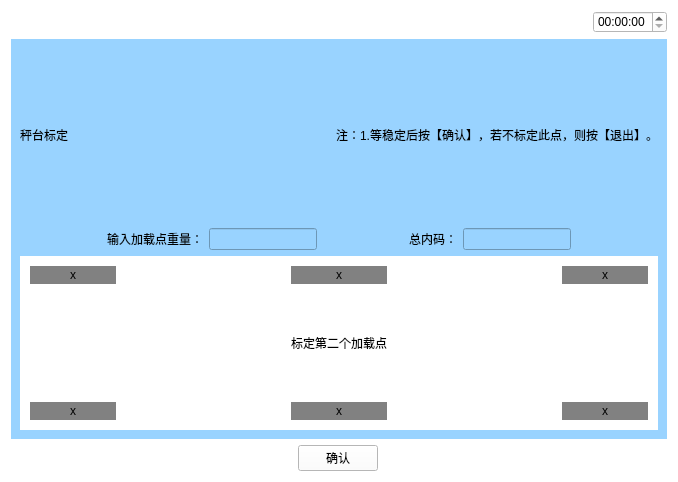
<?xml version="1.0" encoding="UTF-8"?>
<ui version="4.0">
 <class>Biaoding_2</class>
 <widget class="QWidget" name="Biaoding_2">
  <property name="geometry">
   <rect>
    <x>0</x>
    <y>0</y>
    <width>678</width>
    <height>482</height>
   </rect>
  </property>
  <property name="windowTitle">
   <string>Form</string>
  </property>
  <property name="styleSheet">
   <string notr="true">background-color: rgb(255, 255, 255);</string>
  </property>
  <layout class="QVBoxLayout" name="verticalLayout_3" stretch="1,5,1">
   <item>
    <layout class="QHBoxLayout" name="horizontalLayout_5">
     <item>
      <widget class="QPushButton" name="pushButton">
       <property name="text">
        <string/>
       </property>
       <property name="icon">
        <iconset resource="myimages.qrc">
         <normaloff>:/image/images/4g.png</normaloff>:/image/images/4g.png</iconset>
       </property>
       <property name="flat">
        <bool>true</bool>
       </property>
      </widget>
     </item>
     <item>
      <widget class="QPushButton" name="pushButton_2">
       <property name="text">
        <string/>
       </property>
       <property name="icon">
        <iconset resource="myimages.qrc">
         <normaloff>:/image/images/wireless.svg</normaloff>:/image/images/wireless.svg</iconset>
       </property>
       <property name="flat">
        <bool>true</bool>
       </property>
      </widget>
     </item>
     <item>
      <widget class="QPushButton" name="pushButton_3">
       <property name="text">
        <string/>
       </property>
       <property name="icon">
        <iconset resource="myimages.qrc">
         <normaloff>:/image/images/bl.svg</normaloff>:/image/images/bl.svg</iconset>
       </property>
       <property name="flat">
        <bool>true</bool>
       </property>
      </widget>
     </item>
     <item>
      <widget class="QPushButton" name="pushButton_4">
       <property name="text">
        <string/>
       </property>
       <property name="icon">
        <iconset resource="myimages.qrc">
         <normaloff>:/image/images/locate.svg</normaloff>:/image/images/locate.svg</iconset>
       </property>
       <property name="flat">
        <bool>true</bool>
       </property>
      </widget>
     </item>
     <item>
      <spacer name="horizontalSpacer_4">
       <property name="orientation">
        <enum>Qt::Horizontal</enum>
       </property>
       <property name="sizeHint" stdset="0">
        <size>
         <width>40</width>
         <height>20</height>
        </size>
       </property>
      </spacer>
     </item>
     <item>
      <widget class="QTimeEdit" name="timeEdit_2"/>
     </item>
    </layout>
   </item>
   <item>
    <widget class="QWidget" name="widget" native="true">
     <property name="sizePolicy">
      <sizepolicy hsizetype="Preferred" vsizetype="Preferred">
       <horstretch>0</horstretch>
       <verstretch>0</verstretch>
      </sizepolicy>
     </property>
     <property name="contextMenuPolicy">
      <enum>Qt::DefaultContextMenu</enum>
     </property>
     <property name="styleSheet">
      <string notr="true">background-color: rgb(153, 211, 255);</string>
     </property>
     <layout class="QVBoxLayout" name="verticalLayout_2">
      <item>
       <layout class="QHBoxLayout" name="horizontalLayout">
        <item>
         <widget class="QLabel" name="label">
          <property name="text">
           <string>秤台标定</string>
          </property>
         </widget>
        </item>
        <item>
         <spacer name="horizontalSpacer">
          <property name="orientation">
           <enum>Qt::Horizontal</enum>
          </property>
          <property name="sizeHint" stdset="0">
           <size>
            <width>40</width>
            <height>20</height>
           </size>
          </property>
         </spacer>
        </item>
        <item>
         <layout class="QVBoxLayout" name="verticalLayout">
          <item>
           <widget class="QLabel" name="label_3">
            <property name="text">
             <string>注：1.等稳定后按【确认】，若不标定此点，则按【退出】。</string>
            </property>
            <property name="alignment">
             <set>Qt::AlignLeading|Qt::AlignLeft|Qt::AlignVCenter</set>
            </property>
           </widget>
          </item>
         </layout>
        </item>
       </layout>
      </item>
      <item>
       <layout class="QHBoxLayout" name="horizontalLayout_3">
        <item>
         <spacer name="horizontalSpacer_6">
          <property name="orientation">
           <enum>Qt::Horizontal</enum>
          </property>
          <property name="sizeHint" stdset="0">
           <size>
            <width>40</width>
            <height>20</height>
           </size>
          </property>
         </spacer>
        </item>
        <item>
         <widget class="QLabel" name="label_8">
          <property name="text">
           <string>输入加载点重量：</string>
          </property>
         </widget>
        </item>
        <item>
         <widget class="QLineEdit" name="lineEdit"/>
        </item>
        <item>
         <spacer name="horizontalSpacer_5">
          <property name="orientation">
           <enum>Qt::Horizontal</enum>
          </property>
          <property name="sizeHint" stdset="0">
           <size>
            <width>40</width>
            <height>20</height>
           </size>
          </property>
         </spacer>
        </item>
        <item>
         <widget class="QLabel" name="label_9">
          <property name="text">
           <string>总内码：</string>
          </property>
         </widget>
        </item>
        <item>
         <widget class="QLineEdit" name="lineEdit_2"/>
        </item>
        <item>
         <spacer name="horizontalSpacer_7">
          <property name="orientation">
           <enum>Qt::Horizontal</enum>
          </property>
          <property name="sizeHint" stdset="0">
           <size>
            <width>40</width>
            <height>20</height>
           </size>
          </property>
         </spacer>
        </item>
       </layout>
      </item>
      <item>
       <widget class="QWidget" name="widget_2" native="true">
        <property name="sizePolicy">
         <sizepolicy hsizetype="Preferred" vsizetype="Preferred">
          <horstretch>0</horstretch>
          <verstretch>0</verstretch>
         </sizepolicy>
        </property>
        <property name="styleSheet">
         <string notr="true">background-color: rgb(255, 255, 255);</string>
        </property>
        <layout class="QGridLayout" name="gridLayout">
         <property name="horizontalSpacing">
          <number>175</number>
         </property>
         <property name="verticalSpacing">
          <number>50</number>
         </property>
         <property name="margin">
          <number>10</number>
         </property>
         <item row="0" column="0">
          <widget class="QLabel" name="label_4">
           <property name="styleSheet">
            <string notr="true">background-color: rgb(129, 129, 129);</string>
           </property>
           <property name="text">
            <string>x</string>
           </property>
           <property name="alignment">
            <set>Qt::AlignCenter</set>
           </property>
          </widget>
         </item>
         <item row="0" column="1">
          <widget class="QLabel" name="label_10">
           <property name="styleSheet">
            <string notr="true">background-color: rgb(129, 129, 129);</string>
           </property>
           <property name="text">
            <string>x</string>
           </property>
           <property name="alignment">
            <set>Qt::AlignCenter</set>
           </property>
          </widget>
         </item>
         <item row="0" column="2">
          <widget class="QLabel" name="label_12">
           <property name="styleSheet">
            <string notr="true">background-color: rgb(129, 129, 129);</string>
           </property>
           <property name="text">
            <string>x</string>
           </property>
           <property name="alignment">
            <set>Qt::AlignCenter</set>
           </property>
          </widget>
         </item>
         <item row="2" column="0">
          <widget class="QLabel" name="label_5">
           <property name="styleSheet">
            <string notr="true">background-color: rgb(129, 129, 129);</string>
           </property>
           <property name="text">
            <string>x</string>
           </property>
           <property name="alignment">
            <set>Qt::AlignCenter</set>
           </property>
          </widget>
         </item>
         <item row="2" column="1">
          <widget class="QLabel" name="label_7">
           <property name="styleSheet">
            <string notr="true">background-color: rgb(129, 129, 129);</string>
           </property>
           <property name="text">
            <string>x</string>
           </property>
           <property name="alignment">
            <set>Qt::AlignCenter</set>
           </property>
          </widget>
         </item>
         <item row="2" column="2">
          <widget class="QLabel" name="label_11">
           <property name="styleSheet">
            <string notr="true">background-color: rgb(129, 129, 129);</string>
           </property>
           <property name="text">
            <string>x</string>
           </property>
           <property name="alignment">
            <set>Qt::AlignCenter</set>
           </property>
          </widget>
         </item>
         <item row="1" column="1">
          <widget class="QLabel" name="label_2">
           <property name="text">
            <string>标定第二个加载点</string>
           </property>
          </widget>
         </item>
        </layout>
       </widget>
      </item>
     </layout>
    </widget>
   </item>
   <item>
    <layout class="QHBoxLayout" name="horizontalLayout_2">
     <item>
      <widget class="QPushButton" name="returnIndex">
       <property name="font">
        <font>
         <family>AR PL UMing TW MBE</family>
        </font>
       </property>
       <property name="styleSheet">
        <string notr="true">border-image: url(:/image/images/index.svg);</string>
       </property>
       <property name="text">
        <string/>
       </property>
       <property name="icon">
        <iconset resource="myimages.qrc">
         <normaloff>:/image/images/index.svg</normaloff>:/image/images/index.svg</iconset>
       </property>
       <property name="iconSize">
        <size>
         <width>40</width>
         <height>40</height>
        </size>
       </property>
       <property name="flat">
        <bool>true</bool>
       </property>
      </widget>
     </item>
     <item>
      <spacer name="horizontalSpacer_2">
       <property name="orientation">
        <enum>Qt::Horizontal</enum>
       </property>
       <property name="sizeHint" stdset="0">
        <size>
         <width>40</width>
         <height>20</height>
        </size>
       </property>
      </spacer>
     </item>
     <item>
      <widget class="QPushButton" name="confirm">
       <property name="text">
        <string>确认</string>
       </property>
      </widget>
     </item>
     <item>
      <spacer name="horizontalSpacer_3">
       <property name="orientation">
        <enum>Qt::Horizontal</enum>
       </property>
       <property name="sizeHint" stdset="0">
        <size>
         <width>40</width>
         <height>20</height>
        </size>
       </property>
      </spacer>
     </item>
     <item>
      <widget class="QPushButton" name="returnPage">
       <property name="text">
        <string/>
       </property>
       <property name="icon">
        <iconset resource="myimages.qrc">
         <normaloff>:/image/images/shangyiye.svg</normaloff>:/image/images/shangyiye.svg</iconset>
       </property>
       <property name="iconSize">
        <size>
         <width>40</width>
         <height>40</height>
        </size>
       </property>
       <property name="flat">
        <bool>true</bool>
       </property>
      </widget>
     </item>
    </layout>
   </item>
  </layout>
 </widget>
 <resources>
  <include location="myimages.qrc"/>
 </resources>
 <connections/>
</ui>
